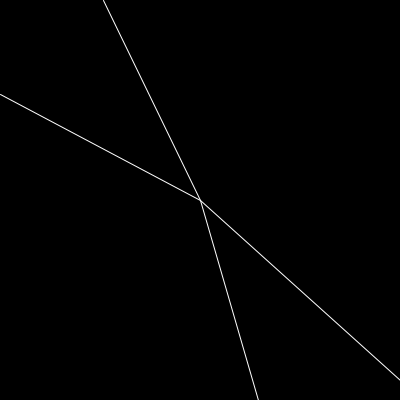
Frame 1 (no input)
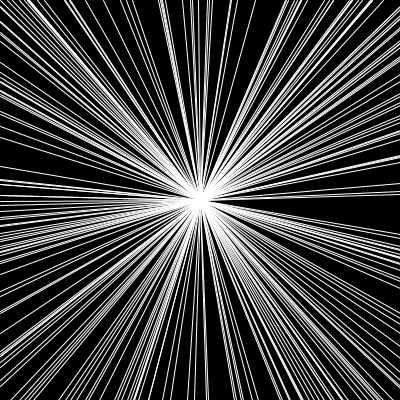
Frame 60 (the mouse pressed at the canvas centre just before this capture)
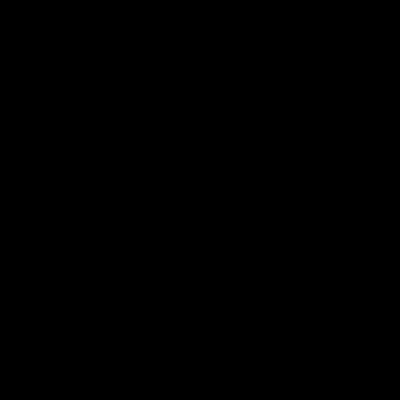
Frame 120 (the mouse held since frame 60 and released just before this capture)

The Processing sketch that drew these frames (run headless with seeded random() and noise(); from frame 60 on, the mouse is pressed at the canvas centre):

// Processing sketch: ex
// ── ex.pde
void setup() {
  size(400,400);
  background(0);
  stroke(255);
}
void draw() {
  line(200,200,random(400),400);
  line(200,200,random(400),0);
  line(200,200,400,random(400));
  line(200,200,0,random(400));
  if(mousePressed) {
    background(0);
  }
}
